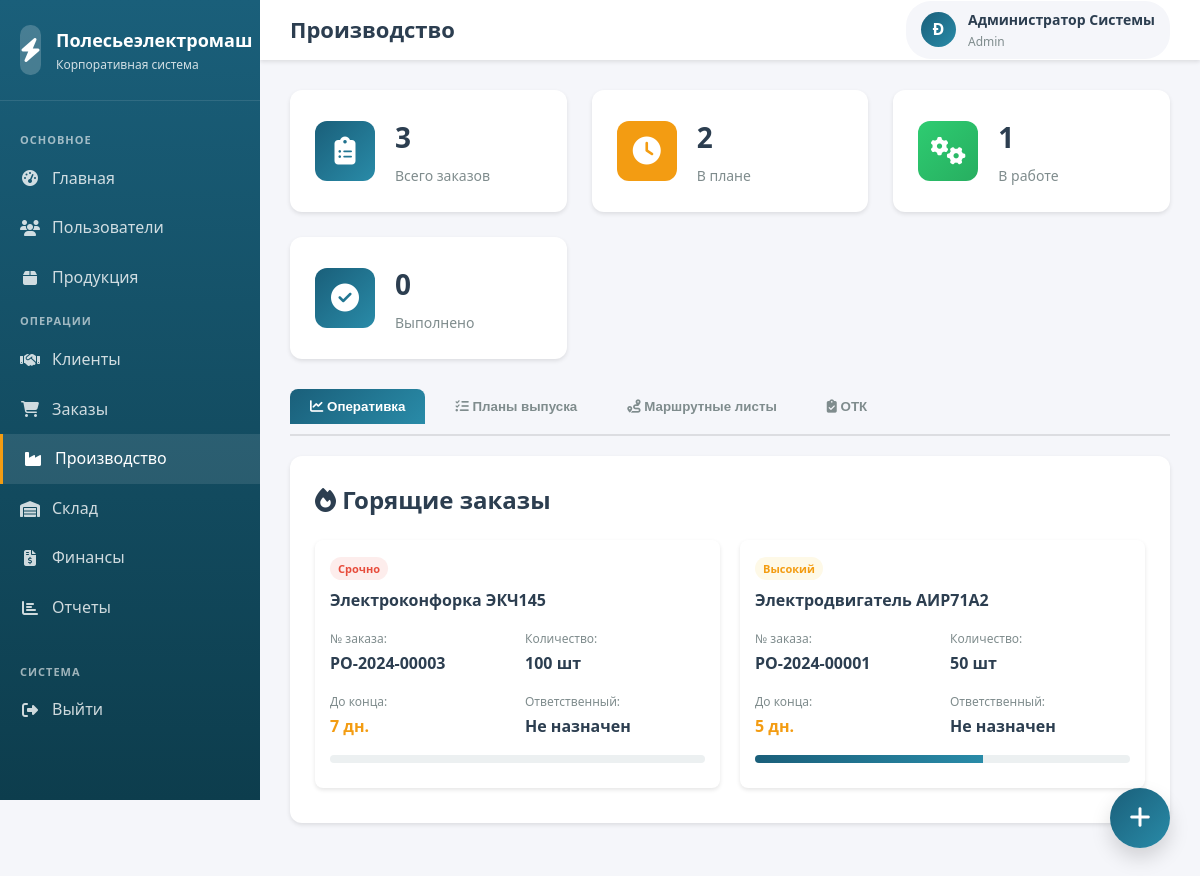
Before: /modules/production/index.php (signed in) with the older database file.
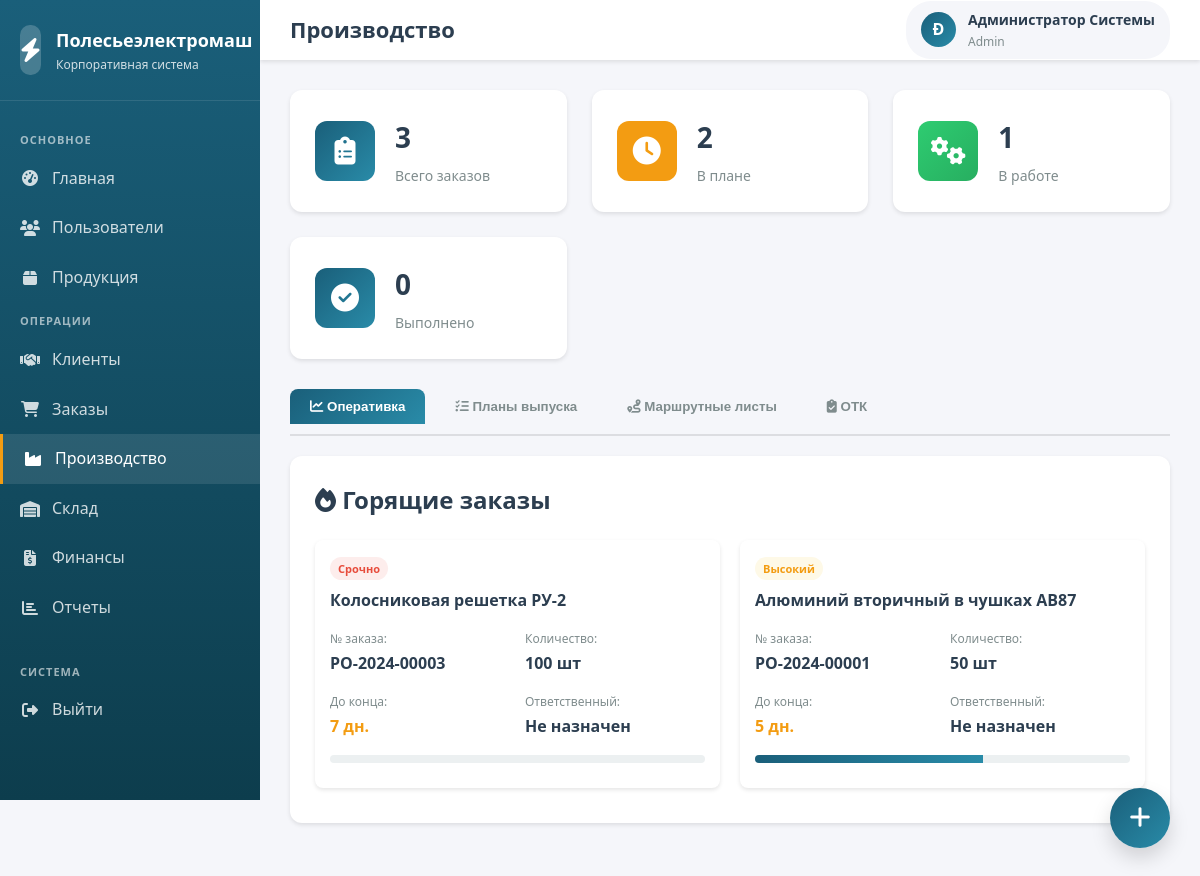
After: the same page with the newer database file.
### tables this page shows
CREATE TABLE production_orders (
    id INT AUTO_INCREMENT PRIMARY KEY,
    production_number VARCHAR(50) NOT NULL UNIQUE,
    product_id INT NOT NULL,
    quantity INT NOT NULL,
    planned_start_date DATE,
    planned_end_date DATE,
    actual_start_date DATE,
    actual_end_date DATE,
    status ENUM('planned', 'in_progress', 'completed', 'cancelled', 'on_hold') DEFAULT 'planned',
    priority ENUM('low', 'normal', 'high', 'urgent') DEFAULT 'normal',
    order_source ENUM('customer_order', 'stock_replenishment', 'forecast') DEFAULT 'stock_replenishment',
    source_order_id INT COMMENT 'ID заказа клиента если это заказное производство',
    responsible_user_id INT,
    work_center_id INT,
    notes TEXT,
    created_by INT,
    created_at TIMESTAMP DEFAULT CURRENT_TIMESTAMP,
    updated_at TIMESTAMP DEFAULT CURRENT_TIMESTAMP ON UPDATE CURRENT_TIMESTAMP,
    FOREIGN KEY (product_id) REFERENCES products(id) ON DELETE RESTRICT,
    FOREIGN KEY (responsible_user_id) REFERENCES users(id) ON DELETE SET NULL,
    FOREIGN KEY (work_center_id) REFERENCES work_centers(id) ON DELETE SET NULL,
    FOREIGN KEY (created_by) REFERENCES users(id) ON DELETE SET NULL
);

CREATE TABLE products (
    id INT AUTO_INCREMENT PRIMARY KEY,
    product_code VARCHAR(50) NOT NULL UNIQUE,
    product_name VARCHAR(200) NOT NULL,
    category_id INT,
    description TEXT,
    specifications JSON,
    base_price DECIMAL(10,2) NOT NULL,
    currency VARCHAR(3) DEFAULT 'BYN',
    weight DECIMAL(10,3) DEFAULT 0 COMMENT 'Вес единицы продукции в кг',
    stock_quantity INT DEFAULT 0,
    min_stock_level INT DEFAULT 10,
    is_active TINYINT(1) DEFAULT 1,
    created_at TIMESTAMP DEFAULT CURRENT_TIMESTAMP,
    updated_at TIMESTAMP DEFAULT CURRENT_TIMESTAMP ON UPDATE CURRENT_TIMESTAMP,
    FOREIGN KEY (category_id) REFERENCES product_categories(id) ON DELETE SET NULL
);

### modules/production/index.php (the view, shortened to what this page needs)
<?php
$pdo = getDBConnection();
$current_orders = $pdo->query("
    SELECT po.*, p.product_name, p.product_code, wc.center_name, u.full_name as responsible_name,
           DATEDIFF(po.planned_end_date, CURDATE()) as days_remaining
    FROM production_orders po
    JOIN products p ON po.product_id = p.id
    LEFT JOIN work_centers wc ON po.work_center_id = wc.id
    LEFT JOIN users u ON po.responsible_user_id = u.id
    WHERE po.status IN ('planned', 'in_progress')
    ORDER BY
        FIELD(po.priority, 'urgent', 'high', 'normal', 'low'),
        po.planned_start_date
")->fetchAll();
$stats = $pdo->query("
    SELECT
        COUNT(*) as total_orders,
        SUM(CASE WHEN status = 'planned' THEN 1 ELSE 0 END) as planned_count,
        SUM(CASE WHEN status = 'in_progress' THEN 1 ELSE 0 END) as in_progress_count,
        SUM(CASE WHEN status = 'completed' THEN 1 ELSE 0 END) as completed_count
    FROM production_orders
    WHERE YEAR(created_at) = YEAR(CURDATE())
")->fetch();
?>
<!DOCTYPE html>
<html lang="ru">
<head>
    <link rel="stylesheet" href="../../assets/css/style.css">
    <link rel="stylesheet" href="https://cdnjs.cloudflare.com/ajax/libs/font-awesome/6.4.0/css/all.min.css">
</head>
<body>
    <div class="dashboard-container">
        <aside class="sidebar">
            <div class="sidebar-header">
                <div class="sidebar-logo">
                    <div class="logo-icon"><i class="fas fa-bolt"></i></div>
                    <div class="logo-text"><h2>Полесьеэлектромаш</h2><p>Корпоративная система</p></div>
                </div>
            </div>
            <?php
            $basePath = '../../';
            include '../../includes/sidebar.php';
            ?>
        </aside>
        <div class="main-content">
            <header class="header">
                <div class="header-title"><h1>Производство</h1></div>
                <div class="user-info">
                    <div class="user-avatar"><?php echo strtoupper(substr($_SESSION['full_name'], 0, 1)); ?></div>
                    <div class="user-details">
                        <span class="user-name"><?php echo htmlspecialchars($_SESSION['full_name']); ?></span>
                        <span class="user-role"><?php echo ucfirst($_SESSION['user_role']); ?></span>
                    </div>
                </div>
            </header>
            <div class="content-area">
                <div class="stats-grid">
                    <div class="stat-card">
                        <div class="stat-icon primary">
                            <i class="fas fa-clipboard-list"></i>
                        </div>
                        <div class="stat-info">
                            <h3><?php echo $stats['total_orders']; ?></h3>
                            <p>Всего заказов</p>
                        </div>
                    </div>
                    <div class="stat-card">
                        <div class="stat-icon warning">
                            <i class="fas fa-clock"></i>
                        </div>
                        <div class="stat-info">
                            <h3><?php echo $stats['planned_count']; ?></h3>
                            <p>В плане</p>
                        </div>
                    </div>
                    <div class="stat-card">
                        <div class="stat-icon success">
                            <i class="fas fa-cogs"></i>
                        </div>
                        <div class="stat-info">
                            <h3><?php echo $stats['in_progress_count']; ?></h3>
                            <p>В работе</p>
                        </div>
                    </div>
                    <div class="stat-card">
                        <div class="stat-icon primary">
                            <i class="fas fa-check-circle"></i>
                        </div>
                        <div class="stat-info">
                            <h3><?php echo $stats['completed_count']; ?></h3>
                            <p>Выполнено</p>
                        </div>
                    </div>
                </div>
                <div class="production-tabs">
                    <button class="tab-btn active" onclick="showTab('dashboard')">
                        <i class="fas fa-chart-line"></i> Оперативка
                    </button>
                    <button class="tab-btn" onclick="showTab('orders')">
                        <i class="fas fa-tasks"></i> Планы выпуска
                    </button>
                    <button class="tab-btn" onclick="showTab('route-sheets')">
                        <i class="fas fa-route"></i> Маршрутные листы
                    </button>
                    <button class="tab-btn" onclick="showTab('quality')">
                        <i class="fas fa-clipboard-check"></i> ОТК
                    </button>
                </div>
                <div id="dashboard" class="tab-content active">
                    <div class="card">
                        <h2><i class="fas fa-fire"></i> Горящие заказы</h2>
                        <div class="kanban-board">
                            <?php foreach ($current_orders as $order): ?>
                                <?php if ($order['days_remaining'] <= 7): ?>
                                <div class="kanban-card">
                                    <span class="priority-badge priority-<?php echo $order['priority']; ?>">
                                        <?php
                                        $priorities = ['urgent' => 'Срочно', 'high' => 'Высокий', 'normal' => 'Нормальный', 'low' => 'Низкий'];
                                        echo $priorities[$order['priority']];
                                        ?>
                                    </span>
                                    <h4><?php echo htmlspecialchars($order['product_name']); ?></h4>
                                    <div class="info-grid">
                                        <div class="info-item">
                                            <label>№ заказа:</label>
                                            <span><?php echo htmlspecialchars($order['production_number']); ?></span>
                                        </div>
                                        <div class="info-item">
                                            <label>Количество:</label>
                                            <span><?php echo $order['quantity']; ?> шт</span>
                                        </div>
                                        <div class="info-item">
                                            <label>До конца:</label>
                                            <span style="color: <?php echo $order['days_remaining'] <= 3 ? '#e74c3c' : '#f39c12'; ?>">
                                                <?php echo $order['days_remaining']; ?> дн.
                                            </span>
                                        </div>
                                        <div class="info-item">
                                            <label>Ответственный:</label>
                                            <span><?php echo $order['responsible_name'] ?: 'Не назначен'; ?></span>
                                        </div>
                                    </div>
                                    <div class="progress-bar">
                                        <div class="progress-fill" style="width: <?php
                                            $total_days = strtotime($order['planned_end_date']) - strtotime($order['planned_start_date']);
                                            $elapsed = time() - strtotime($order['planned_start_date']);
                                            echo min(100, max(0, ($elapsed / $total_days) * 100));
                                        ?>%"></div>
                                    </div>
                                </div>
                                <?php endif; ?>
                            <?php endforeach; ?>
                        </div>
                    </div>
                </div>
                <button class="btn-float" onclick="openModal('createOrderModal')" title="Создать план выпуска">
                    <i class="fas fa-plus"></i>
                </button>
            </div>
        </div>
    </div>
</body>
</html>

### includes/sidebar.php (shortened to what this page needs)
<?php
$userRole = $_SESSION['user_role'] ?? 'manager';
$currentMenu = $menuItems[$userRole] ?? $menuItems['manager'];
function isCurrentPage($url) {
    $currentPath = $_SERVER['PHP_SELF'];
    $normalizedUrl = ltrim($url, '/');
    $normalizedPath = ltrim($currentPath, '/');
    return strpos($normalizedPath, $normalizedUrl) !== false ||
           strpos($currentPath, $normalizedUrl) !== false;
}
?>
<nav class="sidebar-menu">
    <?php if (!empty($currentMenu['main'])): ?>
        <div class="menu-category">Основное</div>
        <?php foreach ($currentMenu['main'] as $item): ?>
            <a href="<?php echo $basePath . $item['url']; ?>" class="menu-item <?php echo isCurrentPage($item['url']) ? 'active' : ''; ?>">
                <i class="fas <?php echo $item['icon']; ?>"></i>
                <span><?php echo $item['text']; ?></span>
            </a>
        <?php endforeach; ?>
    <?php endif; ?>
    <?php if (!empty($currentMenu['operations'])): ?>
        <div class="menu-category">Операции</div>
        <?php foreach ($currentMenu['operations'] as $item): ?>
            <a href="<?php echo $basePath . $item['url']; ?>" class="menu-item <?php echo isCurrentPage($item['url']) ? 'active' : ''; ?>">
                <i class="fas <?php echo $item['icon']; ?>"></i>
                <span><?php echo $item['text']; ?></span>
            </a>
        <?php endforeach; ?>
    <?php endif; ?>
    <div class="menu-category" style="margin-top: 20px;">Система</div>
    <a href="<?php echo $basePath; ?>logout.php" class="menu-item">
        <i class="fas fa-sign-out-alt"></i>
        <span>Выйти</span>
    </a>
</nav>

### assets/css/style.css (style rules this page uses)
:root { --primary-color: #1a5f7a; --primary-dark: #0d3d4d; --primary-light: #298ba8; --secondary-color: #f39c12; --secondary-dark: #d68910; --accent-color: #27ae60; --danger-color: #e74c3c; --warning-color: #f39c12; --info-color: #3498db; --success-color: #2ecc71; --bg-color: #f5f6fa; --card-bg: #ffffff; --text-primary: #2c3e50; --text-secondary: #7f8c8d; --border-color: #dcdde1; --sidebar-width: 260px; --header-height: 60px; --shadow-sm: 0 2px 4px rgba(0,0,0,0.1); --shadow-md: 0 4px 6px rgba(0,0,0,0.1); --shadow-lg: 0 10px 20px rgba(0,0,0,0.15); --transition: all 0.3s ease; }
* { margin: 0; padding: 0; box-sizing: border-box; }
body { font-family: 'Segoe UI', Tahoma, Geneva, Verdana, sans-serif; background-color: var(--bg-color); color: var(--text-primary); line-height: 1.6; min-height: 100vh; }
.dashboard-container { display: flex; min-height: 100vh; }
.sidebar { width: var(--sidebar-width); background: linear-gradient(180deg, var(--primary-color) 0%, var(--primary-dark) 100%); color: white; position: fixed; height: 100vh; overflow-y: auto; z-index: 1000; transition: var(--transition); }
.sidebar-header { padding: 25px 20px; border-bottom: 1px solid rgba(255,255,255,0.1); }
.sidebar-logo { display: flex; align-items: center; gap: 15px; }
.logo-icon { width: 50px; height: 50px; background: rgba(255,255,255,0.2); border-radius: 10px; display: flex; align-items: center; justify-content: center; font-size: 24px; font-weight: bold; }
.logo-text h2 { font-size: 18px; font-weight: 600; }
.logo-text p { font-size: 12px; opacity: 0.8; }
.sidebar-menu { padding: 20px 0; }
.menu-category { padding: 10px 20px 5px; font-size: 11px; text-transform: uppercase; letter-spacing: 1px; opacity: 0.6; font-weight: 600; }
.menu-item { display: flex; align-items: center; padding: 12px 20px; color: rgba(255,255,255,0.8); text-decoration: none; transition: var(--transition); gap: 12px; }
.menu-item:hover, .menu-item.active { background-color: rgba(255,255,255,0.1); color: white; border-left: 3px solid var(--secondary-color); }
.menu-item i { width: 20px; text-align: center; }
.main-content { flex: 1; margin-left: var(--sidebar-width); transition: var(--transition); }
.header { background-color: var(--card-bg); height: var(--header-height); display: flex; align-items: center; justify-content: space-between; padding: 0 30px; box-shadow: var(--shadow-sm); position: sticky; top: 0; z-index: 999; }
.header-title h1 { font-size: 22px; color: var(--text-primary); }
.user-info { display: flex; align-items: center; gap: 12px; padding: 8px 15px; background-color: var(--bg-color); border-radius: 25px; }
.user-avatar { width: 35px; height: 35px; background: linear-gradient(135deg, var(--primary-color), var(--primary-light)); border-radius: 50%; display: flex; align-items: center; justify-content: center; color: white; font-weight: bold; }
.user-details { display: flex; flex-direction: column; }
.user-name { font-weight: 600; font-size: 14px; }
.user-role { font-size: 12px; color: var(--text-secondary); }
.content-area { padding: 30px; }
.card { background-color: var(--card-bg); border-radius: 12px; box-shadow: var(--shadow-sm); padding: 25px; margin-bottom: 25px; transition: var(--transition); }
.stats-grid { display: grid; grid-template-columns: repeat(auto-fit, minmax(250px, 1fr)); gap: 25px; margin-bottom: 30px; }
.stat-card { background: var(--card-bg); border-radius: 12px; padding: 25px; box-shadow: var(--shadow-sm); display: flex; align-items: center; gap: 20px; transition: var(--transition); }
.stat-icon { width: 60px; height: 60px; border-radius: 12px; display: flex; align-items: center; justify-content: center; font-size: 28px; }
.stat-icon.primary { background: linear-gradient(135deg, var(--primary-color), var(--primary-light)); color: white; }
.stat-icon.success { background: linear-gradient(135deg, var(--success-color), #27ae60); color: white; }
.stat-icon.warning { background: linear-gradient(135deg, var(--warning-color), #f39c12); color: white; }
.stat-info h3 { font-size: 28px; color: var(--text-primary); margin-bottom: 5px; }
.stat-info p { color: var(--text-secondary); font-size: 14px; }

Changed rows visible on the page:
changed through a linked row, production_orders "Срочно": product.product_name "Электроконфорка ЭКЧ145" → "Колосниковая решетка РУ-2"
changed through a linked row, production_orders "Высокий": product.product_name "Электродвигатель АИР71А2" → "Алюминий вторичный в чушках АВ87"
